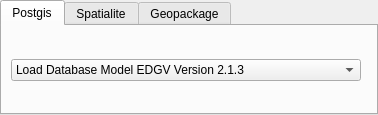
<?xml version="1.0" encoding="UTF-8"?>
<ui version="4.0">
 <class>CustomServerConnectionWidget</class>
 <widget class="QDialog" name="CustomServerConnectionWidget">
  <property name="geometry">
   <rect>
    <x>0</x>
    <y>0</y>
    <width>378</width>
    <height>115</height>
   </rect>
  </property>
  <property name="windowTitle">
   <string>Manage Databases from a Server</string>
  </property>
  <layout class="QGridLayout" name="gridLayout_2">
   <property name="leftMargin">
    <number>0</number>
   </property>
   <property name="topMargin">
    <number>0</number>
   </property>
   <property name="rightMargin">
    <number>0</number>
   </property>
   <property name="bottomMargin">
    <number>0</number>
   </property>
   <item row="0" column="0">
    <widget class="QTabWidget" name="serverConnectionTab">
     <property name="sizePolicy">
      <sizepolicy hsizetype="Preferred" vsizetype="Preferred">
       <horstretch>0</horstretch>
       <verstretch>0</verstretch>
      </sizepolicy>
     </property>
     <property name="font">
      <font>
       <weight>50</weight>
       <italic>false</italic>
       <bold>false</bold>
       <underline>false</underline>
       <strikeout>false</strikeout>
       <stylestrategy>PreferDefault</stylestrategy>
       <kerning>true</kerning>
      </font>
     </property>
     <property name="tabShape">
      <enum>QTabWidget::Rounded</enum>
     </property>
     <property name="currentIndex">
      <number>0</number>
     </property>
     <widget class="QWidget" name="tab">
      <attribute name="title">
       <string>Postgis</string>
      </attribute>
      <layout class="QGridLayout" name="gridLayout">
       <item row="0" column="0">
        <widget class="ExploreServerWidget" name="serverWidget" native="true">
         <property name="sizePolicy">
          <sizepolicy hsizetype="MinimumExpanding" vsizetype="Preferred">
           <horstretch>0</horstretch>
           <verstretch>0</verstretch>
          </sizepolicy>
         </property>
        </widget>
       </item>
       <item row="1" column="0">
        <widget class="QComboBox" name="postgisEdgvComboFilter">
         <property name="sizePolicy">
          <sizepolicy hsizetype="Fixed" vsizetype="Fixed">
           <horstretch>0</horstretch>
           <verstretch>0</verstretch>
          </sizepolicy>
         </property>
         <property name="minimumSize">
          <size>
           <width>350</width>
           <height>0</height>
          </size>
         </property>
         <item>
          <property name="text">
           <string>Load Database Model EDGV Version 2.1.3</string>
          </property>
         </item>
         <item>
          <property name="text">
           <string>Load Database Model EDGV Version 2.1.3 Pro</string>
          </property>
         </item>
         <item>
          <property name="text">
           <string>Load Database Model EDGV Version 3.0</string>
          </property>
         </item>
         <item>
          <property name="text">
           <string>Load Database Model EDGV Version 3.0 Pro</string>
          </property>
         </item>
         <item>
          <property name="text">
           <string>Load Database Model EDGV Version FTer_2a_Ed</string>
          </property>
         </item>
         <item>
          <property name="text">
           <string>Load Other Database Models</string>
          </property>
         </item>
        </widget>
       </item>
       <item row="2" column="0">
        <widget class="CustomSelector" name="postgisCustomSelector" native="true">
         <property name="sizePolicy">
          <sizepolicy hsizetype="MinimumExpanding" vsizetype="Preferred">
           <horstretch>0</horstretch>
           <verstretch>0</verstretch>
          </sizepolicy>
         </property>
        </widget>
       </item>
      </layout>
     </widget>
     <widget class="QWidget" name="tab_2">
      <attribute name="title">
       <string>Spatialite</string>
      </attribute>
      <layout class="QGridLayout" name="gridLayout_3">
       <item row="3" column="0">
        <widget class="CustomSelector" name="spatialiteCustomSelector" native="true">
         <property name="sizePolicy">
          <sizepolicy hsizetype="MinimumExpanding" vsizetype="Preferred">
           <horstretch>0</horstretch>
           <verstretch>0</verstretch>
          </sizepolicy>
         </property>
        </widget>
       </item>
       <item row="0" column="0">
        <widget class="SelectFileWidget" name="spatialiteCustomFileSelector" native="true">
         <property name="sizePolicy">
          <sizepolicy hsizetype="MinimumExpanding" vsizetype="Preferred">
           <horstretch>0</horstretch>
           <verstretch>0</verstretch>
          </sizepolicy>
         </property>
        </widget>
       </item>
       <item row="2" column="0">
        <widget class="QComboBox" name="spatialiteEdgvComboFilter">
         <property name="sizePolicy">
          <sizepolicy hsizetype="Fixed" vsizetype="Fixed">
           <horstretch>0</horstretch>
           <verstretch>0</verstretch>
          </sizepolicy>
         </property>
         <property name="minimumSize">
          <size>
           <width>350</width>
           <height>0</height>
          </size>
         </property>
         <item>
          <property name="text">
           <string>Load Database Model EDGV Version 2.1.3</string>
          </property>
         </item>
         <item>
          <property name="text">
           <string>Load Database Model EDGV Version 3.0</string>
          </property>
         </item>
         <item>
          <property name="text">
           <string>Load Database Model EDGV Version FTer_2a_Ed</string>
          </property>
         </item>
         <item>
          <property name="text">
           <string>Load Other Database Models</string>
          </property>
         </item>
        </widget>
       </item>
      </layout>
     </widget>
     <widget class="QWidget" name="tab_3">
      <attribute name="title">
       <string>Geopackage</string>
      </attribute>
      <layout class="QGridLayout" name="gridLayout_4">
       <item row="0" column="0">
        <widget class="SelectFileWidget" name="gpkgCustomFileSelector" native="true">
         <property name="sizePolicy">
          <sizepolicy hsizetype="MinimumExpanding" vsizetype="Preferred">
           <horstretch>0</horstretch>
           <verstretch>0</verstretch>
          </sizepolicy>
         </property>
        </widget>
       </item>
       <item row="1" column="0">
        <widget class="QComboBox" name="gpkgEdgvComboFilter">
         <property name="sizePolicy">
          <sizepolicy hsizetype="Fixed" vsizetype="Fixed">
           <horstretch>0</horstretch>
           <verstretch>0</verstretch>
          </sizepolicy>
         </property>
         <property name="minimumSize">
          <size>
           <width>350</width>
           <height>0</height>
          </size>
         </property>
         <item>
          <property name="text">
           <string>Load Database Model EDGV Version 2.1.3</string>
          </property>
         </item>
         <item>
          <property name="text">
           <string>Load Database Model EDGV Version 2.1.3 Pro</string>
          </property>
         </item>
         <item>
          <property name="text">
           <string>Load Database Model EDGV Version 3.0</string>
          </property>
         </item>
         <item>
          <property name="text">
           <string>Load Database Model EDGV Version FTer_2a_Ed</string>
          </property>
         </item>
         <item>
          <property name="text">
           <string>Load Other Database Models</string>
          </property>
         </item>
        </widget>
       </item>
       <item row="2" column="0">
        <widget class="CustomSelector" name="gpkgCustomSelector" native="true">
         <property name="sizePolicy">
          <sizepolicy hsizetype="MinimumExpanding" vsizetype="Preferred">
           <horstretch>0</horstretch>
           <verstretch>0</verstretch>
          </sizepolicy>
         </property>
        </widget>
       </item>
      </layout>
     </widget>
    </widget>
   </item>
  </layout>
 </widget>
 <customwidgets>
  <customwidget>
   <class>SelectFileWidget</class>
   <extends>QWidget</extends>
   <header>DsgTools.gui.CustomWidgets.SelectionWidgets.selectFileWidget.h</header>
   <container>1</container>
  </customwidget>
  <customwidget>
   <class>ExploreServerWidget</class>
   <extends>QWidget</extends>
   <header>DsgTools.gui.CustomWidgets.ConnectionWidgets.ServerConnectionWidgets.exploreServerWidget.h</header>
   <container>1</container>
  </customwidget>
  <customwidget>
   <class>CustomSelector</class>
   <extends>QWidget</extends>
   <header>DsgTools.gui.CustomWidgets.SelectionWidgets.customSelector.h</header>
   <container>1</container>
  </customwidget>
 </customwidgets>
 <resources/>
 <connections/>
</ui>
